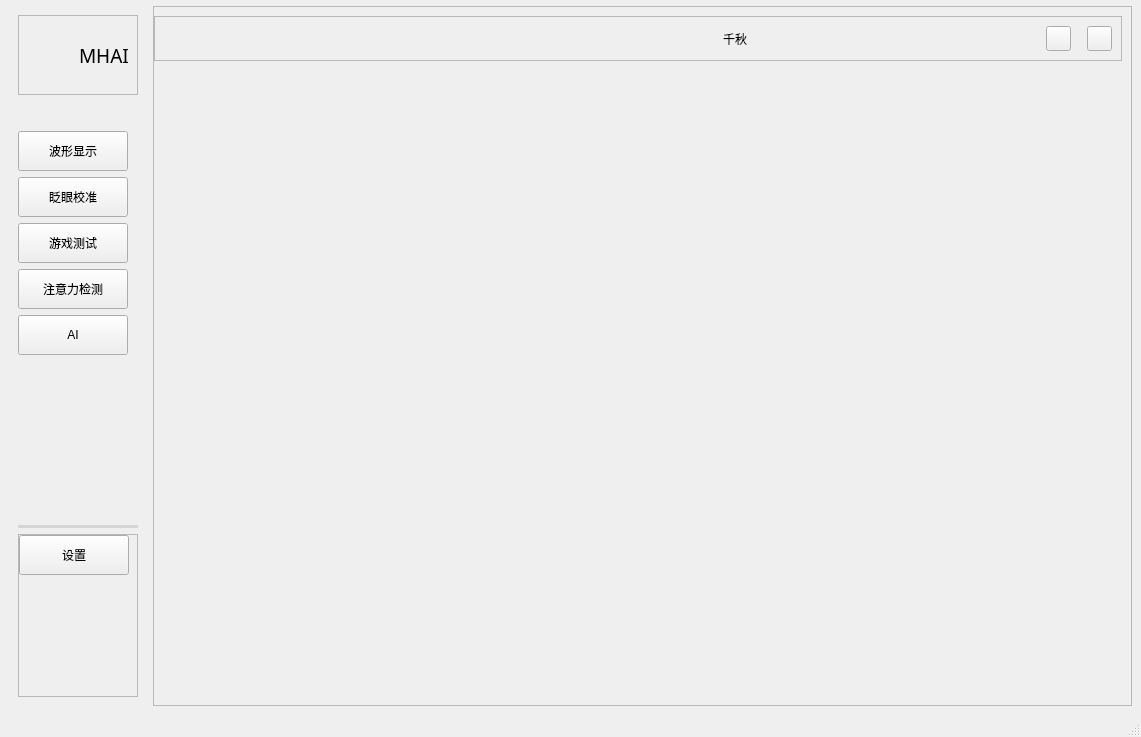
<?xml version="1.0" encoding="UTF-8"?>
<ui version="4.0">
 <class>MainWindow</class>
 <widget class="QMainWindow" name="MainWindow">
  <property name="geometry">
   <rect>
    <x>0</x>
    <y>0</y>
    <width>1141</width>
    <height>734</height>
   </rect>
  </property>
  <property name="windowTitle">
   <string>脑机鼠标</string>
  </property>
  <property name="styleSheet">
   <string notr="true">QMainWindow{         /*类名*/
    background-color:#F6F6F6; /*背景颜色*/
    border-radius: 10px;             /*四角圆角的直径*/
    border-style:solid;             /*边框样式（实线）*/
    border-width:2px;             /*边框宽度*/
    border-color:rgb(213, 213, 213);     /*边框颜色*/
}

QFrame {
	border-radius:0px;
}

#frame {
	background-color:#FAFAFA;
}

#btn_min, #btn_close {
	background-color:rgb(255,255,255,1);
	border-radius:0px;
}

#statusBar {
	background-color:rgba(213, 213, 213, 0); 
}

#sideBar{
	background-color:#F6F6F6;
    border-radius: 10px;             /*四角圆角的直径*/
}

#stackedWidget {
	background-color:#FAFAFA;
    border-radius: 10px;             /*四角圆角的直径*/
}


/* 默认 */
QToolButton{   
	background-color:#F6F6F6;
	color:#626262;
    border-radius: 5px;
}

/* 鼠标悬停 */
QToolButton:hover{
	background-color: #E9E9E9;
}

/* 点击和按下 */
QToolButton:pressed,QToolButton:checked{
	background-color: #E9E9E9;	
}

QPushButton:default {
    /*border-color: navy; /* make the default button prominent */*/
}

#username {
	font: 10pt &quot;Microsoft YaHei UI&quot;;
    color: #666666; 
}</string>
  </property>
  <widget class="QWidget" name="centralwidget">
   <layout class="QGridLayout" name="gridLayout">
    <property name="topMargin">
     <number>6</number>
    </property>
    <item row="0" column="0">
     <widget class="QWidget" name="sideBar" native="true">
      <property name="minimumSize">
       <size>
        <width>125</width>
        <height>0</height>
       </size>
      </property>
      <property name="maximumSize">
       <size>
        <width>140</width>
        <height>16777215</height>
       </size>
      </property>
      <property name="styleSheet">
       <string notr="true"/>
      </property>
      <layout class="QVBoxLayout" name="verticalLayout_3">
       <item>
        <widget class="QFrame" name="frame_logo">
         <property name="minimumSize">
          <size>
           <width>120</width>
           <height>80</height>
          </size>
         </property>
         <property name="maximumSize">
          <size>
           <width>120</width>
           <height>80</height>
          </size>
         </property>
         <property name="frameShape">
          <enum>QFrame::StyledPanel</enum>
         </property>
         <property name="frameShadow">
          <enum>QFrame::Raised</enum>
         </property>
         <layout class="QHBoxLayout" name="horizontalLayout">
          <property name="spacing">
           <number>0</number>
          </property>
          <property name="leftMargin">
           <number>0</number>
          </property>
          <property name="topMargin">
           <number>0</number>
          </property>
          <property name="rightMargin">
           <number>0</number>
          </property>
          <property name="bottomMargin">
           <number>0</number>
          </property>
          <item>
           <widget class="QLabel" name="logo">
            <property name="sizePolicy">
             <sizepolicy hsizetype="Fixed" vsizetype="Fixed">
              <horstretch>0</horstretch>
              <verstretch>0</verstretch>
             </sizepolicy>
            </property>
            <property name="minimumSize">
             <size>
              <width>60</width>
              <height>60</height>
             </size>
            </property>
            <property name="maximumSize">
             <size>
              <width>60</width>
              <height>60</height>
             </size>
            </property>
            <property name="text">
             <string/>
            </property>
            <property name="pixmap">
             <pixmap resource="../res.qrc">:/img/sharp_logo.png</pixmap>
            </property>
            <property name="scaledContents">
             <bool>true</bool>
            </property>
            <property name="margin">
             <number>1</number>
            </property>
           </widget>
          </item>
          <item>
           <widget class="QLabel" name="headline">
            <property name="font">
             <font>
              <family>微软雅黑</family>
              <pointsize>14</pointsize>
             </font>
            </property>
            <property name="text">
             <string>MHAI</string>
            </property>
            <property name="margin">
             <number>3</number>
            </property>
           </widget>
          </item>
         </layout>
        </widget>
       </item>
       <item>
        <spacer name="verticalSpacer_2">
         <property name="orientation">
          <enum>Qt::Vertical</enum>
         </property>
         <property name="sizeType">
          <enum>QSizePolicy::Fixed</enum>
         </property>
         <property name="sizeHint" stdset="0">
          <size>
           <width>20</width>
           <height>30</height>
          </size>
         </property>
        </spacer>
       </item>
       <item>
        <widget class="QToolButton" name="btnWaveform">
         <property name="minimumSize">
          <size>
           <width>110</width>
           <height>40</height>
          </size>
         </property>
         <property name="maximumSize">
          <size>
           <width>110</width>
           <height>40</height>
          </size>
         </property>
         <property name="styleSheet">
          <string notr="true"/>
         </property>
         <property name="text">
          <string>波形显示</string>
         </property>
         <property name="icon">
          <iconset resource="../res.qrc">
           <normaloff>:/img/wave.png</normaloff>:/img/wave.png</iconset>
         </property>
         <property name="checkable">
          <bool>true</bool>
         </property>
         <property name="autoExclusive">
          <bool>true</bool>
         </property>
         <property name="toolButtonStyle">
          <enum>Qt::ToolButtonTextBesideIcon</enum>
         </property>
        </widget>
       </item>
       <item>
        <widget class="QToolButton" name="btnBlink">
         <property name="minimumSize">
          <size>
           <width>110</width>
           <height>40</height>
          </size>
         </property>
         <property name="maximumSize">
          <size>
           <width>110</width>
           <height>40</height>
          </size>
         </property>
         <property name="styleSheet">
          <string notr="true"/>
         </property>
         <property name="text">
          <string>眨眼校准</string>
         </property>
         <property name="icon">
          <iconset resource="../res.qrc">
           <normaloff>:/img/eye.png</normaloff>:/img/eye.png</iconset>
         </property>
         <property name="checkable">
          <bool>true</bool>
         </property>
         <property name="autoExclusive">
          <bool>true</bool>
         </property>
         <property name="toolButtonStyle">
          <enum>Qt::ToolButtonTextBesideIcon</enum>
         </property>
        </widget>
       </item>
       <item>
        <widget class="QToolButton" name="btnGame">
         <property name="minimumSize">
          <size>
           <width>110</width>
           <height>40</height>
          </size>
         </property>
         <property name="maximumSize">
          <size>
           <width>110</width>
           <height>40</height>
          </size>
         </property>
         <property name="styleSheet">
          <string notr="true"/>
         </property>
         <property name="text">
          <string>游戏测试</string>
         </property>
         <property name="icon">
          <iconset resource="../res.qrc">
           <normaloff>:/img/game.png</normaloff>:/img/game.png</iconset>
         </property>
         <property name="checkable">
          <bool>true</bool>
         </property>
         <property name="autoExclusive">
          <bool>true</bool>
         </property>
         <property name="toolButtonStyle">
          <enum>Qt::ToolButtonTextBesideIcon</enum>
         </property>
        </widget>
       </item>
       <item>
        <widget class="QToolButton" name="btnAttention">
         <property name="minimumSize">
          <size>
           <width>110</width>
           <height>40</height>
          </size>
         </property>
         <property name="maximumSize">
          <size>
           <width>110</width>
           <height>40</height>
          </size>
         </property>
         <property name="styleSheet">
          <string notr="true"/>
         </property>
         <property name="text">
          <string>注意力检测</string>
         </property>
         <property name="icon">
          <iconset resource="../res.qrc">
           <normaloff>:/img/set.png</normaloff>:/img/set.png</iconset>
         </property>
         <property name="checkable">
          <bool>true</bool>
         </property>
         <property name="autoExclusive">
          <bool>true</bool>
         </property>
         <property name="toolButtonStyle">
          <enum>Qt::ToolButtonTextBesideIcon</enum>
         </property>
         <property name="autoRaise">
          <bool>false</bool>
         </property>
         <property name="arrowType">
          <enum>Qt::NoArrow</enum>
         </property>
        </widget>
       </item>
       <item>
        <widget class="QToolButton" name="btnAI">
         <property name="minimumSize">
          <size>
           <width>110</width>
           <height>40</height>
          </size>
         </property>
         <property name="maximumSize">
          <size>
           <width>110</width>
           <height>40</height>
          </size>
         </property>
         <property name="styleSheet">
          <string notr="true"/>
         </property>
         <property name="text">
          <string>AI</string>
         </property>
         <property name="icon">
          <iconset resource="../res.qrc">
           <normaloff>:/img/set.png</normaloff>:/img/set.png</iconset>
         </property>
         <property name="checkable">
          <bool>true</bool>
         </property>
         <property name="autoExclusive">
          <bool>true</bool>
         </property>
         <property name="toolButtonStyle">
          <enum>Qt::ToolButtonTextBesideIcon</enum>
         </property>
         <property name="autoRaise">
          <bool>false</bool>
         </property>
         <property name="arrowType">
          <enum>Qt::NoArrow</enum>
         </property>
        </widget>
       </item>
       <item>
        <spacer name="verticalSpacer">
         <property name="orientation">
          <enum>Qt::Vertical</enum>
         </property>
         <property name="sizeHint" stdset="0">
          <size>
           <width>20</width>
           <height>20</height>
          </size>
         </property>
        </spacer>
       </item>
       <item>
        <widget class="Line" name="line">
         <property name="windowModality">
          <enum>Qt::NonModal</enum>
         </property>
         <property name="minimumSize">
          <size>
           <width>0</width>
           <height>1</height>
          </size>
         </property>
         <property name="layoutDirection">
          <enum>Qt::LeftToRight</enum>
         </property>
         <property name="autoFillBackground">
          <bool>false</bool>
         </property>
         <property name="styleSheet">
          <string notr="true">
    border-radius: 10px;             /*四角圆角的直径*/
    border-style:solid;             /*边框样式（实线）*/
    border-width:2px;             /*边框宽度*/
    border-color:rgb(213, 213, 213);     /*边框颜色*/
</string>
         </property>
         <property name="frameShadow">
          <enum>QFrame::Sunken</enum>
         </property>
         <property name="lineWidth">
          <number>21</number>
         </property>
         <property name="orientation">
          <enum>Qt::Horizontal</enum>
         </property>
        </widget>
       </item>
       <item>
        <widget class="QFrame" name="frame_setting">
         <property name="minimumSize">
          <size>
           <width>110</width>
           <height>0</height>
          </size>
         </property>
         <property name="frameShape">
          <enum>QFrame::StyledPanel</enum>
         </property>
         <property name="frameShadow">
          <enum>QFrame::Raised</enum>
         </property>
         <layout class="QVBoxLayout" name="verticalLayout_2">
          <property name="spacing">
           <number>0</number>
          </property>
          <property name="leftMargin">
           <number>0</number>
          </property>
          <property name="topMargin">
           <number>0</number>
          </property>
          <property name="rightMargin">
           <number>0</number>
          </property>
          <property name="bottomMargin">
           <number>0</number>
          </property>
          <item>
           <widget class="QToolButton" name="btnSet">
            <property name="minimumSize">
             <size>
              <width>110</width>
              <height>40</height>
             </size>
            </property>
            <property name="maximumSize">
             <size>
              <width>110</width>
              <height>40</height>
             </size>
            </property>
            <property name="styleSheet">
             <string notr="true"/>
            </property>
            <property name="text">
             <string>设置</string>
            </property>
            <property name="icon">
             <iconset resource="../res.qrc">
              <normaloff>:/img/set.png</normaloff>:/img/set.png</iconset>
            </property>
            <property name="checkable">
             <bool>true</bool>
            </property>
            <property name="autoExclusive">
             <bool>true</bool>
            </property>
            <property name="toolButtonStyle">
             <enum>Qt::ToolButtonTextBesideIcon</enum>
            </property>
            <property name="autoRaise">
             <bool>false</bool>
            </property>
            <property name="arrowType">
             <enum>Qt::NoArrow</enum>
            </property>
           </widget>
          </item>
          <item>
           <spacer name="verticalSpacer_3">
            <property name="orientation">
             <enum>Qt::Vertical</enum>
            </property>
            <property name="sizeHint" stdset="0">
             <size>
              <width>20</width>
              <height>85</height>
             </size>
            </property>
           </spacer>
          </item>
         </layout>
        </widget>
       </item>
      </layout>
     </widget>
    </item>
    <item row="0" column="1">
     <widget class="QFrame" name="frame">
      <property name="minimumSize">
       <size>
        <width>800</width>
        <height>700</height>
       </size>
      </property>
      <property name="styleSheet">
       <string notr="true"/>
      </property>
      <property name="frameShape">
       <enum>QFrame::StyledPanel</enum>
      </property>
      <property name="frameShadow">
       <enum>QFrame::Raised</enum>
      </property>
      <layout class="QVBoxLayout" name="verticalLayout">
       <property name="leftMargin">
        <number>0</number>
       </property>
       <item>
        <widget class="QFrame" name="frame_top">
         <property name="frameShape">
          <enum>QFrame::StyledPanel</enum>
         </property>
         <property name="frameShadow">
          <enum>QFrame::Raised</enum>
         </property>
         <layout class="QHBoxLayout" name="horizontalLayout_2">
          <property name="leftMargin">
           <number>0</number>
          </property>
          <item>
           <spacer name="horizontalSpacer">
            <property name="orientation">
             <enum>Qt::Horizontal</enum>
            </property>
            <property name="sizeHint" stdset="0">
             <size>
              <width>527</width>
              <height>20</height>
             </size>
            </property>
           </spacer>
          </item>
          <item>
           <widget class="QLabel" name="userImg">
            <property name="sizePolicy">
             <sizepolicy hsizetype="Preferred" vsizetype="Preferred">
              <horstretch>25</horstretch>
              <verstretch>25</verstretch>
             </sizepolicy>
            </property>
            <property name="minimumSize">
             <size>
              <width>25</width>
              <height>25</height>
             </size>
            </property>
            <property name="maximumSize">
             <size>
              <width>25</width>
              <height>25</height>
             </size>
            </property>
            <property name="autoFillBackground">
             <bool>false</bool>
            </property>
            <property name="styleSheet">
             <string notr="true"/>
            </property>
            <property name="text">
             <string/>
            </property>
            <property name="pixmap">
             <pixmap resource="../res.qrc">:/img/xiaoba.jpg</pixmap>
            </property>
            <property name="scaledContents">
             <bool>true</bool>
            </property>
            <property name="wordWrap">
             <bool>false</bool>
            </property>
            <property name="margin">
             <number>1</number>
            </property>
            <property name="openExternalLinks">
             <bool>false</bool>
            </property>
           </widget>
          </item>
          <item>
           <spacer name="horizontalSpacer_4">
            <property name="orientation">
             <enum>Qt::Horizontal</enum>
            </property>
            <property name="sizeType">
             <enum>QSizePolicy::Fixed</enum>
            </property>
            <property name="sizeHint" stdset="0">
             <size>
              <width>10</width>
              <height>20</height>
             </size>
            </property>
           </spacer>
          </item>
          <item>
           <widget class="QLabel" name="username">
            <property name="sizePolicy">
             <sizepolicy hsizetype="Fixed" vsizetype="Fixed">
              <horstretch>25</horstretch>
              <verstretch>25</verstretch>
             </sizepolicy>
            </property>
            <property name="minimumSize">
             <size>
              <width>25</width>
              <height>25</height>
             </size>
            </property>
            <property name="text">
             <string>千秋</string>
            </property>
           </widget>
          </item>
          <item>
           <spacer name="horizontalSpacer_3">
            <property name="orientation">
             <enum>Qt::Horizontal</enum>
            </property>
            <property name="sizeHint" stdset="0">
             <size>
              <width>78</width>
              <height>20</height>
             </size>
            </property>
           </spacer>
          </item>
          <item>
           <widget class="QPushButton" name="btn_min">
            <property name="minimumSize">
             <size>
              <width>25</width>
              <height>25</height>
             </size>
            </property>
            <property name="maximumSize">
             <size>
              <width>25</width>
              <height>25</height>
             </size>
            </property>
            <property name="text">
             <string/>
            </property>
           </widget>
          </item>
          <item>
           <spacer name="horizontalSpacer_2">
            <property name="orientation">
             <enum>Qt::Horizontal</enum>
            </property>
            <property name="sizeType">
             <enum>QSizePolicy::Fixed</enum>
            </property>
            <property name="sizeHint" stdset="0">
             <size>
              <width>10</width>
              <height>20</height>
             </size>
            </property>
           </spacer>
          </item>
          <item>
           <widget class="QPushButton" name="btn_close">
            <property name="minimumSize">
             <size>
              <width>25</width>
              <height>25</height>
             </size>
            </property>
            <property name="maximumSize">
             <size>
              <width>25</width>
              <height>25</height>
             </size>
            </property>
            <property name="text">
             <string/>
            </property>
           </widget>
          </item>
         </layout>
        </widget>
       </item>
       <item>
        <widget class="QStackedWidget" name="stackedWidget">
         <property name="minimumSize">
          <size>
           <width>800</width>
           <height>600</height>
          </size>
         </property>
         <property name="acceptDrops">
          <bool>true</bool>
         </property>
         <property name="layoutDirection">
          <enum>Qt::LeftToRight</enum>
         </property>
         <property name="autoFillBackground">
          <bool>false</bool>
         </property>
         <property name="styleSheet">
          <string notr="true"/>
         </property>
         <property name="lineWidth">
          <number>3</number>
         </property>
         <property name="currentIndex">
          <number>-1</number>
         </property>
        </widget>
       </item>
      </layout>
     </widget>
    </item>
   </layout>
  </widget>
  <widget class="QStatusBar" name="statusBar">
   <property name="autoFillBackground">
    <bool>false</bool>
   </property>
  </widget>
 </widget>
 <resources>
  <include location="../res.qrc"/>
 </resources>
 <connections>
  <connection>
   <sender>btn_min</sender>
   <signal>clicked()</signal>
   <receiver>MainWindow</receiver>
   <slot>showMinimized()</slot>
   <hints>
    <hint type="sourcelabel">
     <x>639</x>
     <y>16</y>
    </hint>
    <hint type="destinationlabel">
     <x>399</x>
     <y>286</y>
    </hint>
   </hints>
  </connection>
 </connections>
</ui>
